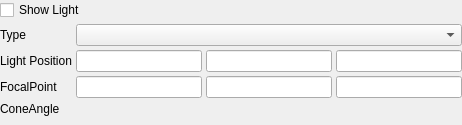
<?xml version="1.0" encoding="UTF-8"?>
<ui version="4.0">
 <class>LightPropertyWidget</class>
 <widget class="QWidget" name="LightPropertyWidget">
  <property name="geometry">
   <rect>
    <x>0</x>
    <y>0</y>
    <width>462</width>
    <height>125</height>
   </rect>
  </property>
  <layout class="QGridLayout" name="gridLayout">
   <property name="leftMargin">
    <number>0</number>
   </property>
   <property name="topMargin">
    <number>0</number>
   </property>
   <property name="rightMargin">
    <number>0</number>
   </property>
   <property name="bottomMargin">
    <number>0</number>
   </property>
   <property name="spacing">
    <number>4</number>
   </property>
   <item row="3" column="0">
    <widget class="QLabel" name="focalPointLabel">
     <property name="text">
      <string>FocalPoint</string>
     </property>
    </widget>
   </item>
   <item row="2" column="1">
    <widget class="pqDoubleLineEdit" name="worldPositionX"/>
   </item>
   <item row="2" column="3">
    <widget class="pqDoubleLineEdit" name="worldPositionZ"/>
   </item>
   <item row="2" column="0">
    <widget class="QLabel" name="lightPositionLabel">
     <property name="text">
      <string>Light Position</string>
     </property>
    </widget>
   </item>
   <item row="3" column="2">
    <widget class="pqDoubleLineEdit" name="focalPointY"/>
   </item>
   <item row="4" column="1" colspan="3">
    <widget class="pqDoubleRangeWidget" name="coneAngle" native="true"/>
   </item>
   <item row="0" column="0" colspan="2">
    <widget class="QCheckBox" name="show3DWidget">
     <property name="text">
      <string>Show Light</string>
     </property>
     <property name="checked">
      <bool>false</bool>
     </property>
    </widget>
   </item>
   <item row="4" column="0">
    <widget class="QLabel" name="coneAngleLabel">
     <property name="text">
      <string>ConeAngle</string>
     </property>
    </widget>
   </item>
   <item row="2" column="2">
    <widget class="pqDoubleLineEdit" name="worldPositionY"/>
   </item>
   <item row="3" column="1">
    <widget class="pqDoubleLineEdit" name="focalPointX"/>
   </item>
   <item row="3" column="3">
    <widget class="pqDoubleLineEdit" name="focalPointZ"/>
   </item>
   <item row="5" column="0" colspan="4">
    <widget class="pqColorChooserButton" name="colorButton" native="true"/>
   </item>
   <item row="1" column="0">
    <widget class="QLabel" name="positionalLabel">
     <property name="text">
      <string>Type</string>
     </property>
    </widget>
   </item>
   <item row="1" column="1" colspan="3">
    <widget class="QComboBox" name="positionalComboBox"/>
   </item>
  </layout>
 </widget>
 <customwidgets>
  <customwidget>
   <class>pqDoubleLineEdit</class>
   <extends>QLineEdit</extends>
   <header>pqDoubleLineEdit.h</header>
  </customwidget>
  <customwidget>
   <class>pqDoubleRangeWidget</class>
   <extends>QWidget</extends>
   <header>pqDoubleRangeWidget.h</header>
  </customwidget>
  <customwidget>
   <class>pqColorChooserButton</class>
   <extends>QWidget</extends>
   <header>pqColorChooserButton.h</header>
  </customwidget>
 </customwidgets>
 <tabstops>
  <tabstop>show3DWidget</tabstop>
  <tabstop>positionalComboBox</tabstop>
  <tabstop>worldPositionX</tabstop>
  <tabstop>worldPositionY</tabstop>
  <tabstop>worldPositionZ</tabstop>
  <tabstop>focalPointX</tabstop>
  <tabstop>focalPointY</tabstop>
  <tabstop>focalPointZ</tabstop>
 </tabstops>
 <resources/>
 <connections/>
</ui>
